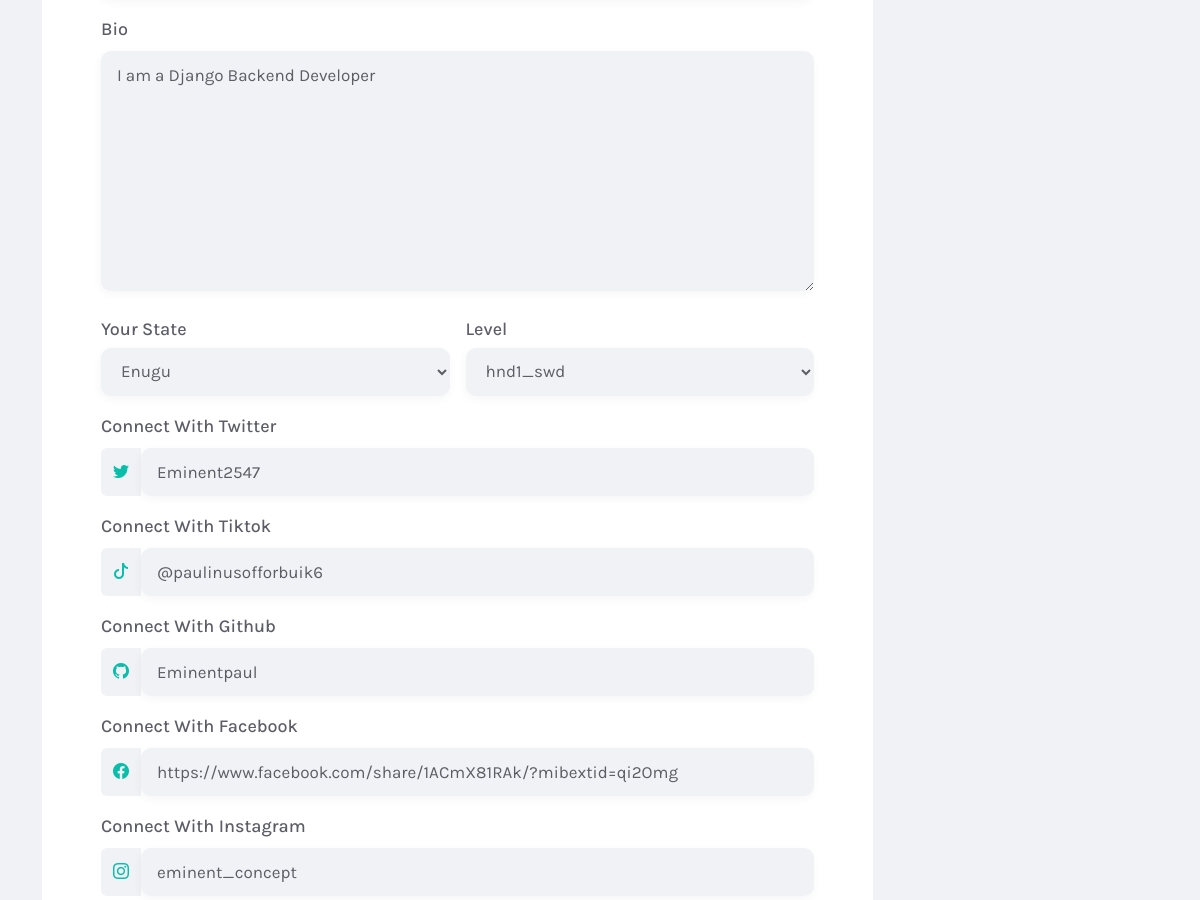
The app's page /Forum/user/8bd83450-8800-4303-8c40-d7ae3a116504/edit/profile/ (signed in, middle part), older data.
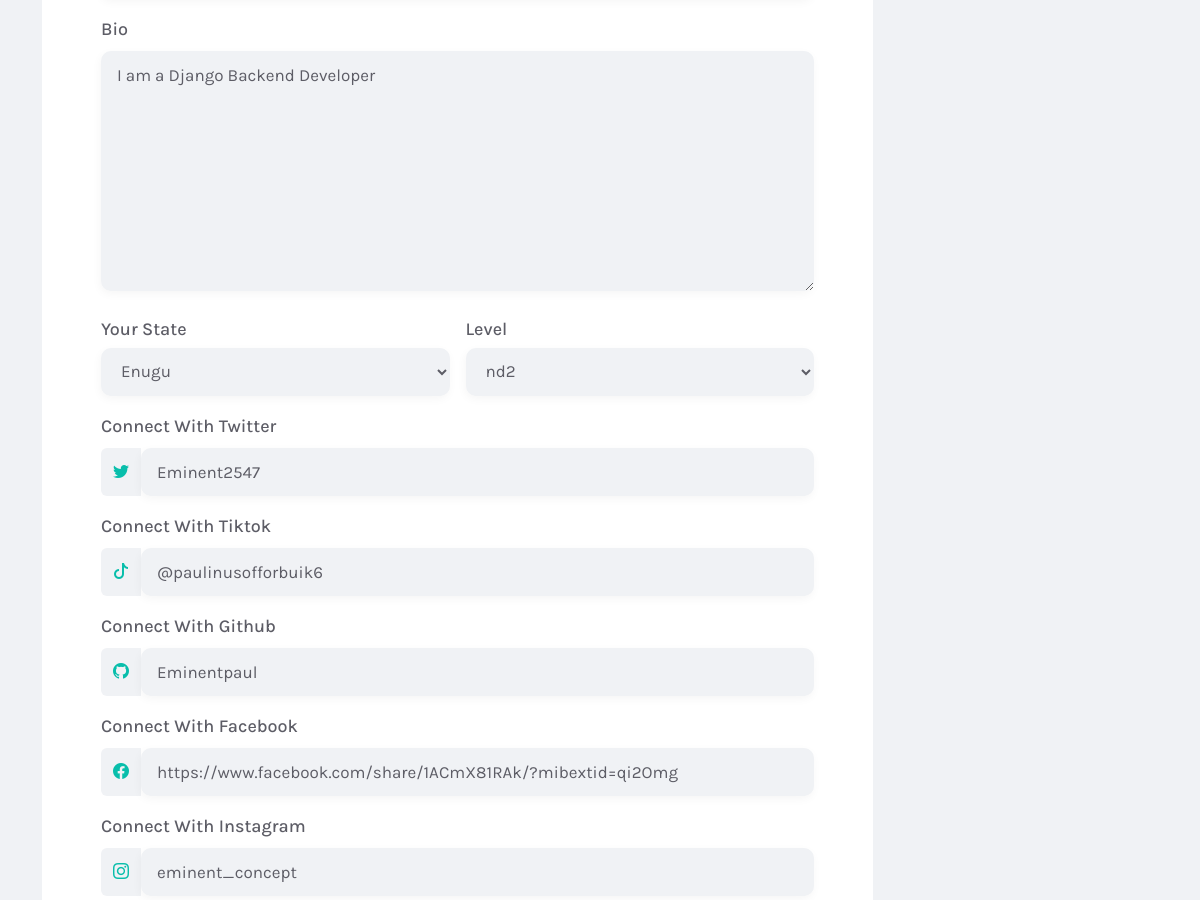
The same page, newer data.
### user_auth/models.py (models this page shows, shortened)
class User(AbstractUser):
    first_name = models.CharField(max_length=200, null=True)
    last_name = models.CharField(max_length=200, null=True)
    regno = models.CharField(max_length=20, null=True)
    level = models.CharField(max_length=20, choices=LEVEL, null=True, blank=True)
    username = models.CharField(max_length=200, blank=True, null=True)
    email = models.EmailField(unique=True)
    REQUIRED_FIELDS = []
    USERNAME_FIELD = 'email'
    def full_name(self):
        return f"{self.first_name} {self.last_name}"

class Profile(models.Model):
    id = models.UUIDField(primary_key=True, unique=True,
                          default=uuid.uuid4, editable=False)
    user = models.OneToOneField(User, on_delete=models.CASCADE)
    image = models.ImageField(
        upload_to='Users', default='../media/Users/user-avater.png', null=True, blank=True)
    state = models.CharField(max_length=200, null=True, blank=True)
    bio = models.TextField(blank=True, null=True)
    followers = models.ManyToManyField(
        User, blank=True, related_name='user_follower')
    facebook = models.URLField(blank=True, null=True)
    instagram = models.CharField(max_length=200, null=True, blank=True)
    x = models.CharField(max_length=200, null=True, blank=True, verbose_name='X/Twitter')
    tiktok = models.CharField(max_length=200, blank=True, null=True)
    github = models.CharField(max_length=200, blank=True, null=True)
    permission = models.BooleanField(default=False, verbose_name='Give Blog Permission')
    is_class_rep = models.BooleanField(default=False, verbose_name='Class Rep?')
    @property
    def avatar(self):
        if self.image:
            return self.image.url
        else:
            return f'../static/img/user-avater.png'

### forum/views.py (the view, shortened to what this page needs)
# urls.py: path('user/<str:pk>/edit/profile/', views.edit_profile, name='edit_profile'),
def edit_profile(request, pk):
    user_profile = get_object_or_404(Profile, id=pk)
    user = request.user
    error_msg = ''
    notify = UserNotification(request.user)
    context = {
        'user_profile': user_profile,
        'my_notification': notify.myNotifiction()
    }
    return render(request, 'forum/dashboard-setting.html', context)

### forum/util.py (called while the page is built)
    def myNotifiction(self):
        return Notification.objects.all().filter(user=self.user, isRead=False)

### forum/templates/forum/dashboard-setting.html (shortened to what this page needs)
{% extends 'forum_nav.html' %}
{% load static %}
{% load humanize %}
{% block content %}
        <section class="dashboard">
            <div class="container">
                <div class="row">
                    <div class="col-12 col-lg-9">
                        <div class="row g-4">
                            <div class="col-12">
                                <div class="tab-content" data-aos="fade-up" data-aos-easing="linear">
                                    <div class="tab-pane active show" id="tab-1" role="tabpanel">
										<div class="dashboard-card">
											<div class="dashboard-body">
													<div class="row g-3">
													  <div class="col-sm-12">
														  <label class="form-label">Bio</label>
														  <textarea rows="5" name="bio" placeholder="Bio">{% if user.profile.bio  %}{{user.profile.bio}}{% endif %}</textarea>
													  </div>
													  <div class="col-sm-6">
														  <label>Your State</label>
														  <select name="state" required>
                                                            {% if user.profile.state  %}
                                                                <option value="{{user.profile.state}}" selected>{{user.profile.state}}</option>
                                                            {% else %}
                                                                <option disabled selected>--Select State--</option>
                                                            {% endif %}
                                                        </select>
													  </div>
													  <div class="col-sm-6">
														  <label>Level</label>
														  <select name="level" required>
                                                            {% if user.level  %}
                                                                <option value="{{user.level}}" selected>{{user.level}}</option>
                                                            {% else %}
                                                                <option disabled selected>Select Youl Level</option>
                                                            {% endif %}
														</select>
													  </div>
													  <div class="col-12">
														  <label class="form-label">Connect with Twitter</label>
														  <div class="d-flex justify-content-center">
															  <span class="input-group-text border-0 bg-input" id="basic-addon1_"><i class="bi-twitter"></i></span>
															  <input type="text" value="{% if user.profile.x %}{{user.profile.x}}{% endif %}" name="x" placeholder="Twitter Username">
														  </div>
													  </div>
													  <div class="col-12">
														  <label class="form-label">Connect with Tiktok</label>
														  <div class="d-flex justify-content-center">
															  <span class="input-group-text border-0 bg-input" id="basic-addon1_"><i class="bi-tiktok"></i></span>
															  <input type="text" value="{% if user.profile.tiktok and user.profile.tiktok != '@' %}{{user.profile.tiktok}}{% endif %}" name="tiktok" placeholder="@Username">
														  </div>
													  </div>
													  <div class="col-12">
														  <label class="form-label">Connect with Github</label>
														  <div class="d-flex justify-content-center">
															  <span class="input-group-text border-0 bg-input" id="basic-addon1_"><i class="bi-github"></i></span>
															  <input type="text" value="{% if user.profile.github %}{{user.profile.github}}{% endif %}" name="github" placeholder="Github Username">
														  </div>
													  </div>
													  <div class="col-12">
														  <label class="form-label">Connect with Facebook</label>
														  <div class="d-flex justify-content-center">
															  <span class="input-group-text border-0 bg-input" id="basic-addon1_01"><i class="bi-facebook"></i></span>
															  <input type="url" value="{% if user.profile.facebook %}{{user.profile.facebook}}{% endif %}" name="facebook" placeholder="Facebook url: www.facebook.com/example">
														  </div>
													  </div>
													  <div class="col-12"><label class="form-label">Connect with Instagram</label>
														  <div class="d-flex justify-content-center">
															  <span class="input-group-text border-0 bg-input" id="basic-addon1_02"><i class="bi-instagram"></i></span>
															  <input type="text" value="{% if user.profile.instagram and user.profile.tiktok != '@' %}{{user.profile.instagram}}{% endif %}" name="instagram" placeholder="Instagram Username">
														  </div>
													  </div>
													</div>
													<div class="d-flex pt-5">
													</div>
											</div>
										</div>
                                    </div>
                                </div>
                            </div>
                        </div>
                    </div>
                </div>
            </div>
        </section>
{% endblock %}

### templates/forum_nav.html (shortened to what this page needs)
{% load static %}
<!DOCTYPE html>
<html lang="en" data-theme="light">
<head>
    <link rel="stylesheet" href="{% static 'assets/assets/vendors/bootstrap/bootstrap.min.css' %}">
    <link rel="stylesheet" href="{% static 'assets/assets/vendors/bootstrap-icons/bootstrap-icons.css' %}">
    <link rel="stylesheet" href="{% static 'assets/assets/vendors/simplebar/simplebar.min.css' %}">
    <link rel="stylesheet" href="{% static 'assets/assets/vendors/aos/aos.css' %}">
    <link rel="stylesheet" href="{% static 'assets/assets/css/style.css' %}">
    <link rel="stylesheet" href="{% static 'assets/assets/css/responsive.css' %}">
</head>
<body id="container">
	<div class="vine-wrapper">
{% block content %}
{% endblock content %}
    </div>
</body>
</html>

### forum/templates/forum/notification.html (shortened to what this page needs)
{% load static %}

Row changes from the older to the newer data that the page shows:
changed User "I am a Django Backend Developer": level "hnd1_swd" → "nd2"
